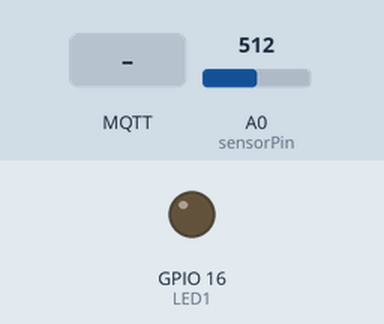
This sketch was run on a simulated ESP8266 (NodeMCU). Shown: output pins drawn as LEDs (lit = HIGH). The test bench sets the inputs (shaded band); at power-on: A0 (sensorPin) = 512. WiFi joins after 1.5 s; servers stay silent unless stated; no MQTT or app messages arrive unless stated; what the sketch prints to the serial monitor is not drawn.

Above: at 2.7 s.
2.8 s: MQTT message "on" arrives on the first subscribed topic
At 4.5 s:
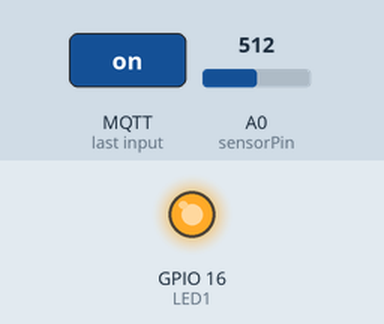
7.0 s: MQTT message "off" arrives on the first subscribed topic
At 8.8 s:
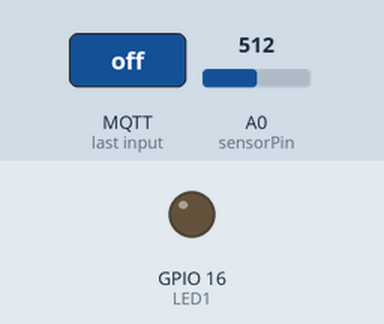
Timing chart, 0 to 10.3 s (numbered marks = the images above; inputs shaded):
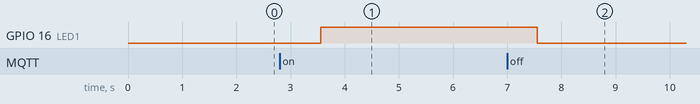

The sketch:

smartgreen_w_netpie.ino
```cpp
#include <ESP8266WiFi.h>
#include <PubSubClient.h>

#define LED1 16
#define relay 4
int sensorPin = A0;

const char* ssid = "KaewKanya_5G";
const char* password ="05051214";
const char* mqtt_server = "broker.netpie.io";
const int mqtt_port = 1883;
const char* mqtt_Client = "84518a69-16b8-4e1f-b342-c8dca1650137";
const char* mqtt_username = "FPb92mBBsTc4xeZ2N4SHp8DNgqBVoftW";
const char* mqtt_password = "uatF2DkKQXgSFBpey_g(!epz7lWeA2_N";

WiFiClient espClient;
PubSubClient client(espClient);

char msg[100];

void reconnect() {
    while (!client.connected()) {
        Serial.print("Attempting MQTT connection…");
        if (client.connect(mqtt_Client, mqtt_username, mqtt_password)) {
            Serial.println("connected");
            client.subscribe("@msg/led");
        } else {
            Serial.print("failed, rc=");
            Serial.print(client.state());
            Serial.println("try again in 5 seconds");
            delay(5000);
        }
    }
}

void callback(char* topic, byte* payload, unsigned int length) {
    Serial.print("Message arrived [");
    Serial.print(topic);
    Serial.print("] ");
    String message;
    for (int i = 0; i < length; i++) {
        message = message + (char)payload[i];
    }
    Serial.println(message);
    if(String(topic) == "@msg/led") {
        if(message == "on"){
            digitalWrite(LED1,1);
            client.publish("@shadow/data/update", "{\"data\" : {\"led\" : \"on\"}}");
            Serial.println("LED on");
            //delay(2000);
        }
        else if (message == "off"){//off
            digitalWrite(LED1,0);
            client.publish("@shadow/data/update", "{\"data\" : {\"led\" : \"off\"}}");
            Serial.println("LED off");
       }
    }
}

void setup() {
    pinMode(LED1,OUTPUT);
    Serial.begin(115200);
    Serial.println();
    Serial.print("Connecting to ");
    Serial.println(ssid);
    WiFi.begin(ssid, password);
    while (WiFi.status() != WL_CONNECTED) {
        delay(500);
        Serial.print(".");
    }
    Serial.println("");
    Serial.println("WiFi connected");
    Serial.println("IP address: ");
    Serial.println(WiFi.localIP());
    client.setServer(mqtt_server, mqtt_port);
    client.setCallback(callback);
}

void loop() {
  int Moisture;
  Moisture = analogRead(sensorPin);
  Moisture = map(Moisture, 0, 1023, 0, 100);
    if (!client.connected()) {
        reconnect();
    }
    client.loop();
    String data = "{\"data\": {\"Moisture\":" + String(Moisture) + "}}";
    Serial.println(data);
    data.toCharArray(msg, (data.length() + 1));
    client.publish("@shadow/data/update", msg);
    delay(2000);
}
```

Measured:
- after the input at 2.8 s, GPIO 16 (LED1): LOW → HIGH after 0.76 s
- after the input at 7.0 s, GPIO 16 (LED1): HIGH → LOW after 0.56 s
